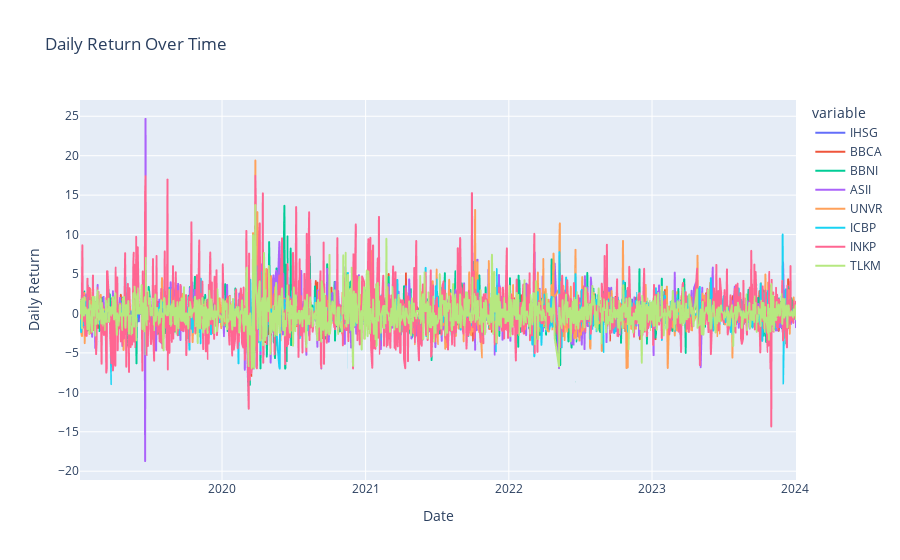

This figure's notebook cell:
### Markdown cell above
## Visualisasi Daily Return

### Code cell
normalized_combined2 = s_to_p(daily_combined_stock)
# Create an interactive plot using plotly
fig = px.line(normalized_combined2, x='Date', y=normalized_combined2.columns[1:],
              labels={'value': 'Daily Return'},
              title='Daily Return Over Time',
              line_shape="linear")
# Show the interactive plot
fig.show()

### Figure 1 — Plotly figure (JSON) as saved in the notebook; plotly's stock layout.template omitted (floating-point values rounded to 4 significant figures; data arrays with more than 128 entries replaced by an {"elided": "..."} marker saying what was removed)
{"data": [{"hovertemplate": "variable=IHSG<br>Date=%{x}<br>Daily Return=%{y}<extra></extra>", "legendgroup": "IHSG", "line": {"color": "#636efa", "dash": "solid", "shape": "linear"}, "marker": {"symbol": "circle"}, "mode": "lines", "name": "IHSG", "showlegend": true, "type": "scattergl", "x": {"elided": "1231 str values"}, "xaxis": "x", "y": {"elided": "1231 float values"}, "yaxis": "y"}, {"hovertemplate": "variable=BBCA<br>Date=%{x}<br>Daily Return=%{y}<extra></extra>", "legendgroup": "BBCA", "line": {"color": "#EF553B", "dash": "solid", "shape": "linear"}, "marker": {"symbol": "circle"}, "mode": "lines", "name": "BBCA", "showlegend": true, "type": "scattergl", "x": {"elided": "1231 str values"}, "xaxis": "x", "y": {"elided": "1231 float values"}, "yaxis": "y"}, {"hovertemplate": "variable=BBNI<br>Date=%{x}<br>Daily Return=%{y}<extra></extra>", "legendgroup": "BBNI", "line": {"color": "#00cc96", "dash": "solid", "shape": "linear"}, "marker": {"symbol": "circle"}, "mode": "lines", "name": "BBNI", "showlegend": true, "type": "scattergl", "x": {"elided": "1231 str values"}, "xaxis": "x", "y": {"elided": "1231 float values"}, "yaxis": "y"}, {"hovertemplate": "variable=ASII<br>Date=%{x}<br>Daily Return=%{y}<extra></extra>", "legendgroup": "ASII", "line": {"color": "#ab63fa", "dash": "solid", "shape": "linear"}, "marker": {"symbol": "circle"}, "mode": "lines", "name": "ASII", "showlegend": true, "type": "scattergl", "x": {"elided": "1231 str values"}, "xaxis": "x", "y": {"elided": "1231 float values"}, "yaxis": "y"}, {"hovertemplate": "variable=UNVR<br>Date=%{x}<br>Daily Return=%{y}<extra></extra>", "legendgroup": "UNVR", "line": {"color": "#FFA15A", "dash": "solid", "shape": "linear"}, "marker": {"symbol": "circle"}, "mode": "lines", "name": "UNVR", "showlegend": true, "type": "scattergl", "x": {"elided": "1231 str values"}, "xaxis": "x", "y": {"elided": "1231 float values"}, "yaxis": "y"}, {"hovertemplate": "variable=ICBP<br>Date=%{x}<br>Daily Return=%{y}<extra></extra>", "legendgroup": "ICBP", "line": {"color": "#19d3f3", "dash": "solid", "shape": "linear"}, "marker": {"symbol": "circle"}, "mode": "lines", "name": "ICBP", "showlegend": true, "type": "scattergl", "x": {"elided": "1231 str values"}, "xaxis": "x", "y": {"elided": "1231 float values"}, "yaxis": "y"}, {"hovertemplate": "variable=INKP<br>Date=%{x}<br>Daily Return=%{y}<extra></extra>", "legendgroup": "INKP", "line": {"color": "#FF6692", "dash": "solid", "shape": "linear"}, "marker": {"symbol": "circle"}, "mode": "lines", "name": "INKP", "showlegend": true, "type": "scattergl", "x": {"elided": "1231 str values"}, "xaxis": "x", "y": {"elided": "1231 float values"}, "yaxis": "y"}, {"hovertemplate": "variable=TLKM<br>Date=%{x}<br>Daily Return=%{y}<extra></extra>", "legendgroup": "TLKM", "line": {"color": "#B6E880", "dash": "solid", "shape": "linear"}, "marker": {"symbol": "circle"}, "mode": "lines", "name": "TLKM", "showlegend": true, "type": "scattergl", "x": {"elided": "1231 str values"}, "xaxis": "x", "y": {"elided": "1231 float values"}, "yaxis": "y"}], "layout": {"legend": {"title": {"text": "variable"}, "tracegroupgap": 0}, "title": {"text": "Daily Return Over Time"}, "xaxis": {"anchor": "y", "domain": [0, 1], "title": {"text": "Date"}}, "yaxis": {"anchor": "x", "domain": [0, 1], "title": {"text": "Daily Return"}}}}
